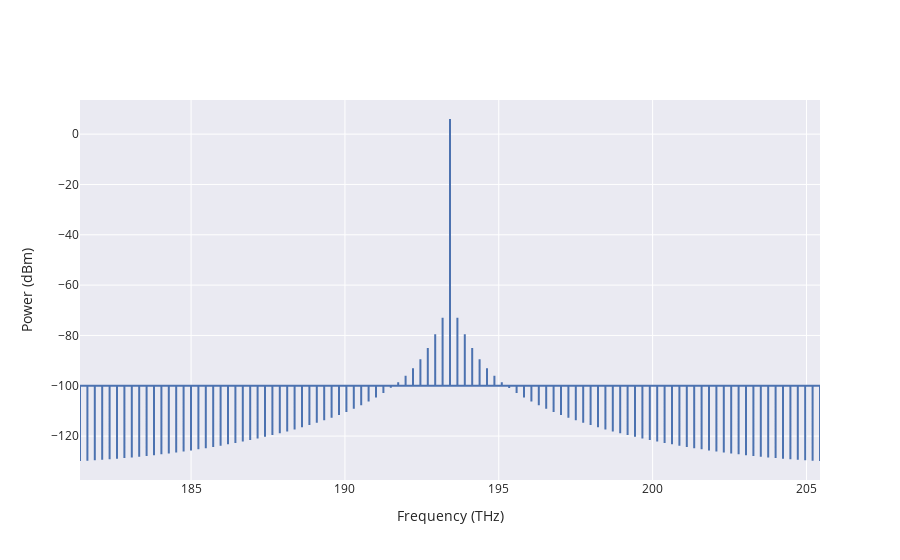

The cell this chart's notebook holds for it:
### Code cell
ind=540
solverp2.PlotCombSpectra(ind).show()

### Figure 1 — Plotly figure (JSON) as saved in the notebook; plotly's stock layout.template omitted (floating-point values rounded to 4 significant figures; data arrays with more than 128 entries replaced by an {"elided": "..."} marker saying what was removed)
{"data": [{"name": "Waveguide", "type": "scatter", "uid": "079c9401-e81f-4002-ba1b-cd6f820507e0", "x": {"elided": "303 float values"}, "y": {"elided": "303 float values"}}], "layout": {"xaxis": {"title": {"text": "Frequency (THz)"}}, "yaxis": {"title": {"text": "Power (dBm)"}}}}
